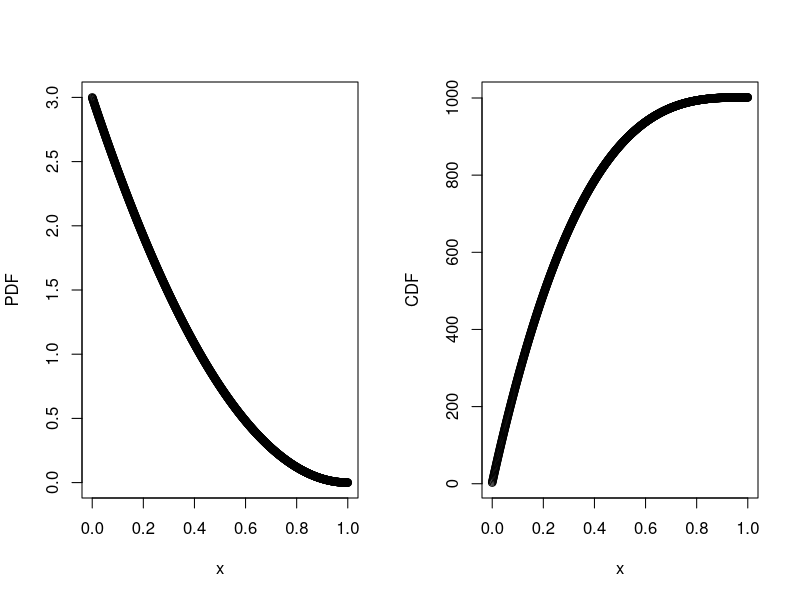
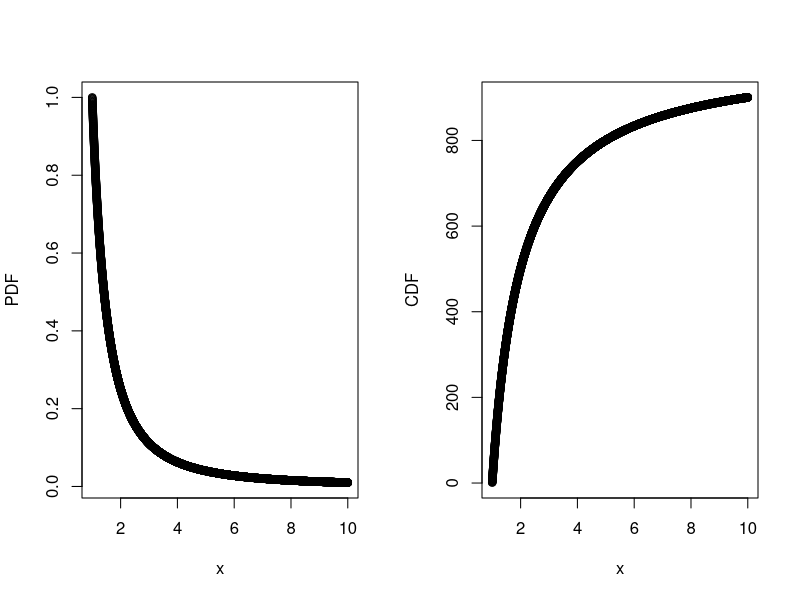
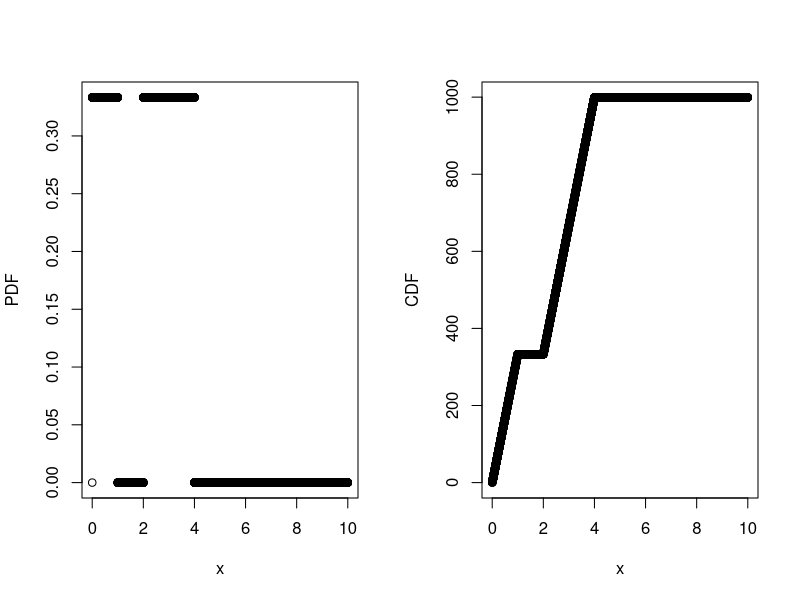

Generate these figures, in order, with R:
#Part(a):
p <- function(x) {
  3*(1-x)^2
}
x<- seq(0,1,0.001)
par(mfrow=c(1,2));
### PDF
plot(x, sapply(x, p), ylab = "PDF")
### CDF
plot(x, cumsum(sapply(x, p)), ylab = "CDF")

#Part(b):
p <- function(x) {
  (1/(x^2))
}
x<- seq(1,10,0.001)
par(mfrow=c(1,2));
### PDF
plot(x, sapply(x, p), ylab = "PDF")
### CDF
plot(x, cumsum(sapply(x, p)), ylab = "CDF")

#Part(c):
p <- function(x) {
  ((x>0) & (x<1)) * (1/3) + ((x>2) & (x<4)) * (1/3)
}
x<- seq(0,10,0.001)
par(mfrow=c(1,2));
### PDF
plot(x, sapply(x, p), ylab = "PDF")
### CDF
plot(x, cumsum(sapply(x, p)), ylab = "CDF")